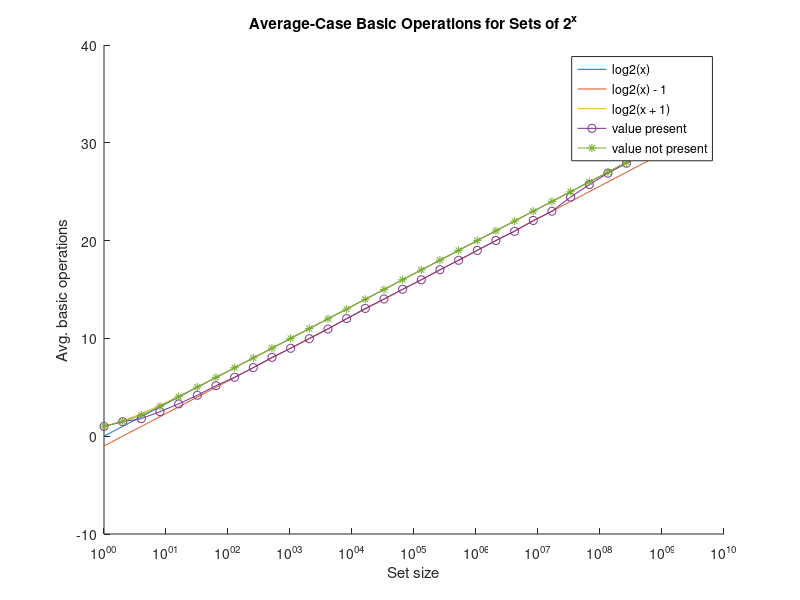

This figure's MATLAB source: (Note: this script raises an error after producing the figure.)
close all; clear all;
load('data.mat');
l2_x = 2.^(0:0.1:30);
l2_y = log2(l2_x);
l2_y2 = log2(l2_x + 1);

% basic operations 2^x
figure
hold on
plot(l2_x, l2_y)
plot(l2_x, l2_y - 1)
plot(l2_x, l2_y2)
plot(sets2, basic_ops2(:, 1), '-o')
plot(sets2, basic_ops2(:, 2), '-*')
set(gca, 'XScale', 'log')
title('Average-Case Basic Operations for Sets of 2^x')
xlabel('Set size')
ylabel('Avg. basic operations')
lgd = legend('log2(x)', 'log2(x) - 1', 'log2(x + 1)', 'value present', 'value not present');
lgd.Location = 'northwest';

% basic operations 3^x
figure
hold on
plot(l2_x, l2_y)
plot(l2_x, l2_y - 1)
plot(l2_x, l2_y2)
plot(sets3, basic_ops3(:, 1), '-o')
plot(sets3, basic_ops3(:, 2), '-*')
set(gca, 'XScale', 'log')
title('Average-Case Basic Operations for Sets of 3^x')
xlabel('Set size')
ylabel('Avg. basic operations')
lgd = legend('log2(x)', 'log2(x) - 1', 'log2(x + 1)', 'value present', 'value not present');
lgd.Location = 'northwest';

% basic operations 10^x
figure
hold on
plot(l2_x, l2_y)
plot(l2_x, l2_y - 1)
plot(l2_x, l2_y2)
plot(sets10, basic_ops10(:, 1), '-o')
plot(sets10, basic_ops10(:, 2), '-*')
set(gca,'XScale','log')
title('Average-Case Basic Operations for Sets of 10^x')
xlabel('Set size')
ylabel('Avg. basic operations')
lgd = legend('log2(x)', 'log2(x) - 1', 'log2(x + 1)', 'value present', 'value not present');
lgd.Location = 'northwest';

% execution time 2^x
figure
hold on
ex_scale = mean(mean(diff(ex_time2)));
plot(l2_x, l2_y * ex_scale)
plot(l2_x, (l2_y - 1) * ex_scale)
plot(l2_x, l2_y2 * ex_scale)
plot(sets2, ex_time2(:, 1), '-o')
plot(sets2, ex_time2(:, 2), '-*')
set(gca, 'XScale', 'log')
title('Average-Case Execution Time for Sets of 2^x')
xlabel('Set size')
ylabel('Avg. execution time per 10^6 repetitions')
lgd = legend('log2(x) scaled', 'log2(x) - 1 scaled', 'log2(x + 1) scaled', 'value present', 'value not present');
lgd.Location = 'northwest';

% execution time 3^x
figure
hold on
plot(l2_x, l2_y * ex_scale)
plot(l2_x, (l2_y - 1) * ex_scale)
plot(l2_x, l2_y2 * ex_scale)
plot(sets3, ex_time3(:, 1), '-o')
plot(sets3, ex_time3(:, 2), '-*')
set(gca, 'XScale', 'log')
title('Average-Case Execution Time for Sets of 3^x')
xlabel('Set size')
ylabel('Avg. execution time per 10^6 repetitions')
lgd = legend('log2(x) scaled', 'log2(x) - 1 scaled', 'log2(x + 1) scaled', 'value present', 'value not present');
lgd.Location = 'northwest';

% execution time 10^x
figure
hold on
plot(l2_x, l2_y * ex_scale)
plot(l2_x, (l2_y - 1) * ex_scale)
plot(l2_x, l2_y2 * ex_scale)
plot(sets10, ex_time10(:, 1), '-o')
plot(sets10, ex_time10(:, 2), '-*')
set(gca, 'XScale', 'log')
title('Average-Case Execution Time for Sets of 10^x')
xlabel('Set size')
ylabel('Avg. execution time per 10^6 repetitions')
lgd = legend('log2(x) scaled', 'log2(x) - 1 scaled', 'log2(x + 1) scaled', 'value present', 'value not present');
lgd.Location = 'northwest';
